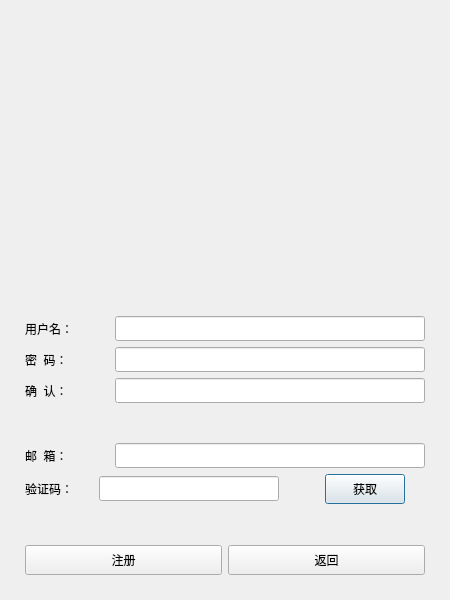
<?xml version="1.0" encoding="UTF-8"?>
<ui version="4.0">
 <class>RegisterDialog</class>
 <widget class="QDialog" name="RegisterDialog">
  <property name="geometry">
   <rect>
    <x>0</x>
    <y>0</y>
    <width>450</width>
    <height>600</height>
   </rect>
  </property>
  <property name="minimumSize">
   <size>
    <width>450</width>
    <height>600</height>
   </size>
  </property>
  <property name="maximumSize">
   <size>
    <width>450</width>
    <height>600</height>
   </size>
  </property>
  <property name="windowTitle">
   <string>Dialog</string>
  </property>
  <layout class="QGridLayout" name="gridLayout">
   <item row="0" column="0">
    <layout class="QGridLayout" name="gridLayout_2">
     <property name="leftMargin">
      <number>5</number>
     </property>
     <property name="topMargin">
      <number>5</number>
     </property>
     <property name="rightMargin">
      <number>5</number>
     </property>
     <property name="bottomMargin">
      <number>5</number>
     </property>
     <item row="0" column="0">
      <widget class="QStackedWidget" name="stackedWidget">
       <property name="currentIndex">
        <number>0</number>
       </property>
       <widget class="QWidget" name="page">
        <layout class="QGridLayout" name="gridLayout_3">
         <item row="2" column="0">
          <spacer name="verticalSpacer">
           <property name="orientation">
            <enum>Qt::Vertical</enum>
           </property>
           <property name="sizeHint" stdset="0">
            <size>
             <width>20</width>
             <height>40</height>
            </size>
           </property>
          </spacer>
         </item>
         <item row="1" column="0">
          <widget class="QWidget" name="widget" native="true">
           <layout class="QHBoxLayout" name="horizontalLayout_9">
            <item>
             <spacer name="horizontalSpacer_5">
              <property name="orientation">
               <enum>Qt::Horizontal</enum>
              </property>
              <property name="sizeHint" stdset="0">
               <size>
                <width>40</width>
                <height>20</height>
               </size>
              </property>
             </spacer>
            </item>
            <item>
             <widget class="QLabel" name="hi_label">
              <property name="minimumSize">
               <size>
                <width>160</width>
                <height>160</height>
               </size>
              </property>
              <property name="maximumSize">
               <size>
                <width>160</width>
                <height>160</height>
               </size>
              </property>
              <property name="text">
               <string/>
              </property>
              <property name="pixmap">
               <pixmap resource="rc.qrc">:/res/register_head.png</pixmap>
              </property>
              <property name="scaledContents">
               <bool>true</bool>
              </property>
              <property name="alignment">
               <set>Qt::AlignCenter</set>
              </property>
             </widget>
            </item>
            <item>
             <spacer name="horizontalSpacer_6">
              <property name="orientation">
               <enum>Qt::Horizontal</enum>
              </property>
              <property name="sizeHint" stdset="0">
               <size>
                <width>40</width>
                <height>20</height>
               </size>
              </property>
             </spacer>
            </item>
           </layout>
          </widget>
         </item>
         <item row="8" column="0">
          <layout class="QHBoxLayout" name="horizontalLayout_6">
           <item>
            <widget class="QLabel" name="confirm_pswd_label">
             <property name="minimumSize">
              <size>
               <width>0</width>
               <height>25</height>
              </size>
             </property>
             <property name="maximumSize">
              <size>
               <width>16777215</width>
               <height>25</height>
              </size>
             </property>
             <property name="text">
              <string>确  认：</string>
             </property>
            </widget>
           </item>
           <item>
            <widget class="QLineEdit" name="confirm_pswd_lineEdit">
             <property name="minimumSize">
              <size>
               <width>310</width>
               <height>25</height>
              </size>
             </property>
             <property name="maximumSize">
              <size>
               <width>310</width>
               <height>25</height>
              </size>
             </property>
             <property name="alignment">
              <set>Qt::AlignLeading|Qt::AlignLeft|Qt::AlignVCenter</set>
             </property>
            </widget>
           </item>
          </layout>
         </item>
         <item row="11" column="0">
          <layout class="QHBoxLayout" name="horizontalLayout_7">
           <item>
            <widget class="QLabel" name="verificationCode_label">
             <property name="minimumSize">
              <size>
               <width>0</width>
               <height>25</height>
              </size>
             </property>
             <property name="maximumSize">
              <size>
               <width>16777215</width>
               <height>25</height>
              </size>
             </property>
             <property name="text">
              <string>验证码：</string>
             </property>
             <property name="scaledContents">
              <bool>false</bool>
             </property>
            </widget>
           </item>
           <item>
            <spacer name="horizontalSpacer_2">
             <property name="orientation">
              <enum>Qt::Horizontal</enum>
             </property>
             <property name="sizeHint" stdset="0">
              <size>
               <width>40</width>
               <height>20</height>
              </size>
             </property>
            </spacer>
           </item>
           <item>
            <widget class="QLineEdit" name="verificationCode_lineEdit">
             <property name="enabled">
              <bool>true</bool>
             </property>
             <property name="minimumSize">
              <size>
               <width>180</width>
               <height>25</height>
              </size>
             </property>
             <property name="maximumSize">
              <size>
               <width>180</width>
               <height>25</height>
              </size>
             </property>
             <property name="alignment">
              <set>Qt::AlignLeading|Qt::AlignLeft|Qt::AlignVCenter</set>
             </property>
            </widget>
           </item>
           <item>
            <spacer name="horizontalSpacer_4">
             <property name="orientation">
              <enum>Qt::Horizontal</enum>
             </property>
             <property name="sizeHint" stdset="0">
              <size>
               <width>40</width>
               <height>20</height>
              </size>
             </property>
            </spacer>
           </item>
           <item>
            <spacer name="horizontalSpacer">
             <property name="orientation">
              <enum>Qt::Horizontal</enum>
             </property>
             <property name="sizeHint" stdset="0">
              <size>
               <width>40</width>
               <height>20</height>
              </size>
             </property>
            </spacer>
           </item>
           <item>
            <widget class="QPushButton" name="verificationCode_get_Button">
             <property name="minimumSize">
              <size>
               <width>0</width>
               <height>30</height>
              </size>
             </property>
             <property name="maximumSize">
              <size>
               <width>16777215</width>
               <height>30</height>
              </size>
             </property>
             <property name="text">
              <string>获取</string>
             </property>
            </widget>
           </item>
           <item>
            <spacer name="horizontalSpacer_3">
             <property name="orientation">
              <enum>Qt::Horizontal</enum>
             </property>
             <property name="sizeHint" stdset="0">
              <size>
               <width>40</width>
               <height>20</height>
              </size>
             </property>
            </spacer>
           </item>
          </layout>
         </item>
         <item row="13" column="0">
          <spacer name="verticalSpacer_3">
           <property name="orientation">
            <enum>Qt::Vertical</enum>
           </property>
           <property name="sizeHint" stdset="0">
            <size>
             <width>20</width>
             <height>40</height>
            </size>
           </property>
          </spacer>
         </item>
         <item row="14" column="0">
          <layout class="QHBoxLayout" name="horizontalLayout_8">
           <item>
            <widget class="QPushButton" name="register_button">
             <property name="minimumSize">
              <size>
               <width>0</width>
               <height>30</height>
              </size>
             </property>
             <property name="maximumSize">
              <size>
               <width>16777215</width>
               <height>30</height>
              </size>
             </property>
             <property name="text">
              <string>注册</string>
             </property>
            </widget>
           </item>
           <item>
            <widget class="QPushButton" name="cancel_button">
             <property name="minimumSize">
              <size>
               <width>0</width>
               <height>30</height>
              </size>
             </property>
             <property name="maximumSize">
              <size>
               <width>16777215</width>
               <height>30</height>
              </size>
             </property>
             <property name="text">
              <string>返回</string>
             </property>
            </widget>
           </item>
          </layout>
         </item>
         <item row="3" column="0">
          <widget class="QWidget" name="widget_2" native="true">
           <layout class="QVBoxLayout" name="verticalLayout">
            <item>
             <widget class="QLabel" name="msg_output_label">
              <property name="text">
               <string/>
              </property>
              <property name="alignment">
               <set>Qt::AlignCenter</set>
              </property>
             </widget>
            </item>
           </layout>
          </widget>
         </item>
         <item row="4" column="0">
          <layout class="QHBoxLayout" name="horizontalLayout_2">
           <item>
            <widget class="QLabel" name="username_label">
             <property name="minimumSize">
              <size>
               <width>0</width>
               <height>25</height>
              </size>
             </property>
             <property name="maximumSize">
              <size>
               <width>16777215</width>
               <height>25</height>
              </size>
             </property>
             <property name="text">
              <string>用户名：</string>
             </property>
            </widget>
           </item>
           <item>
            <widget class="QLineEdit" name="username_lineEdit">
             <property name="minimumSize">
              <size>
               <width>310</width>
               <height>25</height>
              </size>
             </property>
             <property name="maximumSize">
              <size>
               <width>310</width>
               <height>25</height>
              </size>
             </property>
             <property name="alignment">
              <set>Qt::AlignLeading|Qt::AlignLeft|Qt::AlignVCenter</set>
             </property>
            </widget>
           </item>
          </layout>
         </item>
         <item row="9" column="0">
          <spacer name="verticalSpacer_2">
           <property name="orientation">
            <enum>Qt::Vertical</enum>
           </property>
           <property name="sizeHint" stdset="0">
            <size>
             <width>20</width>
             <height>40</height>
            </size>
           </property>
          </spacer>
         </item>
         <item row="0" column="0">
          <spacer name="verticalSpacer_4">
           <property name="orientation">
            <enum>Qt::Vertical</enum>
           </property>
           <property name="sizeHint" stdset="0">
            <size>
             <width>20</width>
             <height>40</height>
            </size>
           </property>
          </spacer>
         </item>
         <item row="7" column="0">
          <layout class="QHBoxLayout" name="horizontalLayout_5">
           <item>
            <widget class="QLabel" name="passwd_label">
             <property name="minimumSize">
              <size>
               <width>0</width>
               <height>25</height>
              </size>
             </property>
             <property name="maximumSize">
              <size>
               <width>16777215</width>
               <height>25</height>
              </size>
             </property>
             <property name="text">
              <string>密  码：</string>
             </property>
            </widget>
           </item>
           <item>
            <widget class="QLineEdit" name="passwd_lineEdit">
             <property name="minimumSize">
              <size>
               <width>310</width>
               <height>25</height>
              </size>
             </property>
             <property name="maximumSize">
              <size>
               <width>310</width>
               <height>25</height>
              </size>
             </property>
             <property name="alignment">
              <set>Qt::AlignLeading|Qt::AlignLeft|Qt::AlignVCenter</set>
             </property>
            </widget>
           </item>
          </layout>
         </item>
         <item row="10" column="0">
          <layout class="QHBoxLayout" name="horizontalLayout_3">
           <item>
            <widget class="QLabel" name="email_label">
             <property name="minimumSize">
              <size>
               <width>0</width>
               <height>25</height>
              </size>
             </property>
             <property name="maximumSize">
              <size>
               <width>16777215</width>
               <height>25</height>
              </size>
             </property>
             <property name="text">
              <string>邮  箱：</string>
             </property>
            </widget>
           </item>
           <item>
            <widget class="QLineEdit" name="email_edit">
             <property name="minimumSize">
              <size>
               <width>310</width>
               <height>25</height>
              </size>
             </property>
             <property name="maximumSize">
              <size>
               <width>310</width>
               <height>25</height>
              </size>
             </property>
             <property name="alignment">
              <set>Qt::AlignLeading|Qt::AlignLeft|Qt::AlignVCenter</set>
             </property>
            </widget>
           </item>
          </layout>
         </item>
        </layout>
       </widget>
       <widget class="QWidget" name="page_2"/>
      </widget>
     </item>
    </layout>
   </item>
  </layout>
 </widget>
 <resources>
  <include location="rc.qrc"/>
 </resources>
 <connections/>
</ui>
